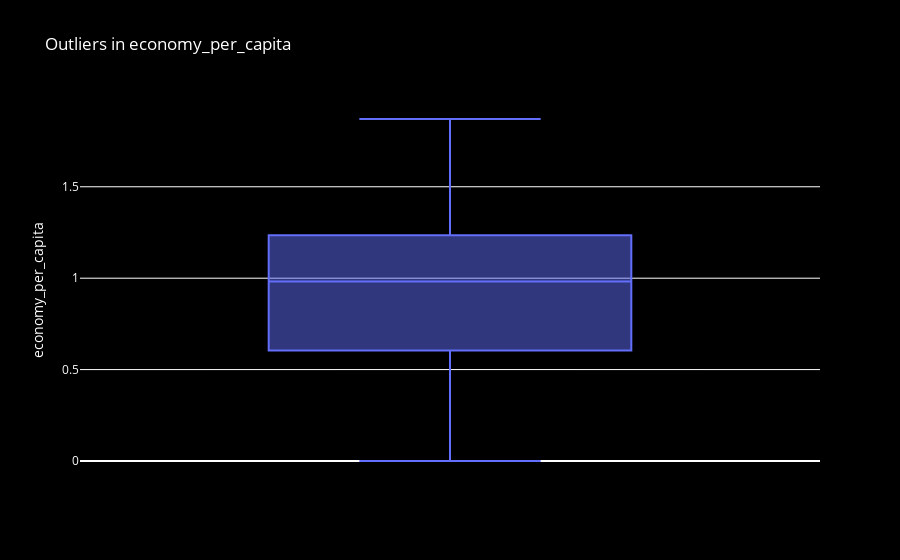
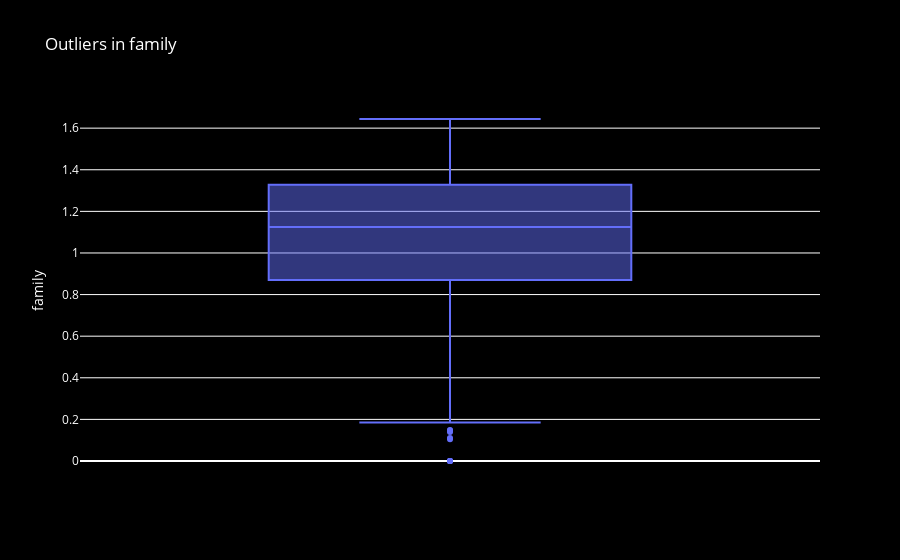
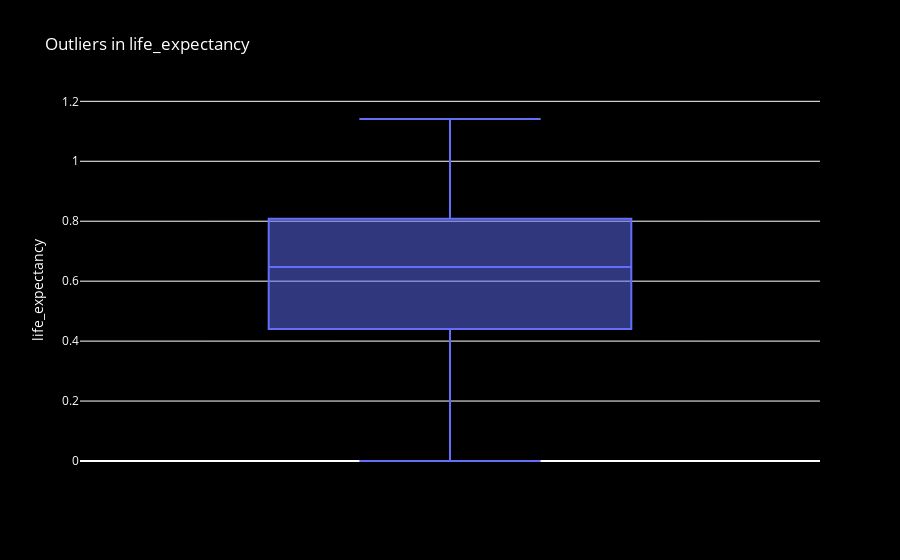
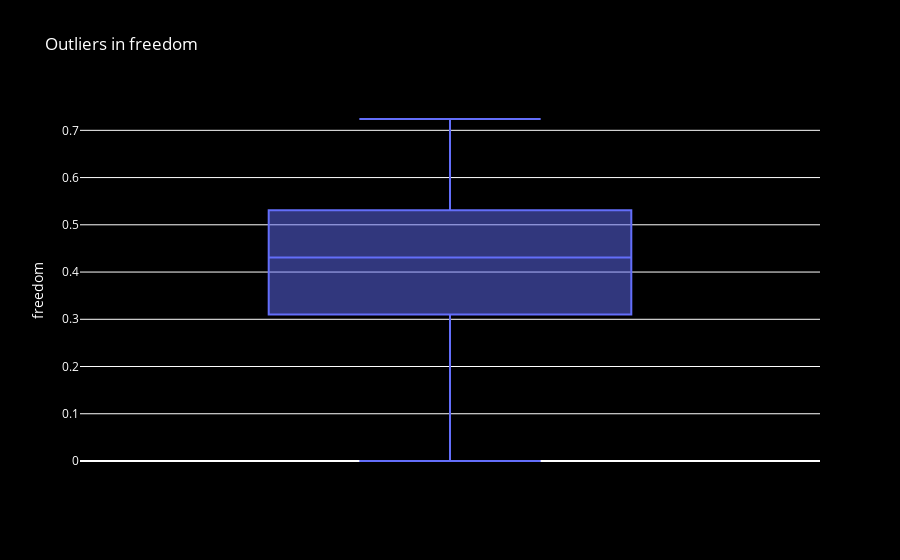

The notebook cell these images were saved under, in order:
### Code cell
for feature in features_columns:
    fig = px.box(dataframe_filtered, y=feature, title=f'Outliers in {feature}')
    fig.update_layout(
        paper_bgcolor='black',
        plot_bgcolor='black',
        font=dict(color='white')
    )
    fig.show()

### Figure 1 — Plotly figure (JSON) as saved in the notebook; plotly's stock layout.template omitted (floating-point values rounded to 4 significant figures; data arrays with more than 128 entries replaced by an {"elided": "..."} marker saying what was removed)
{"data": [{"alignmentgroup": "True", "hovertemplate": "economy_per_capita=%{y}<extra></extra>", "legendgroup": "", "marker": {"color": "#636efa"}, "name": "", "notched": false, "offsetgroup": "", "orientation": "v", "showlegend": false, "type": "box", "x0": " ", "xaxis": "x", "y": {"elided": "781 float values"}, "y0": " ", "yaxis": "y"}], "layout": {"boxmode": "group", "font": {"color": "white"}, "legend": {"tracegroupgap": 0}, "paper_bgcolor": "black", "plot_bgcolor": "black", "title": {"text": "Outliers in economy_per_capita"}, "xaxis": {"anchor": "y", "domain": [0, 1]}, "yaxis": {"anchor": "x", "domain": [0, 1], "title": {"text": "economy_per_capita"}}}}

### Figure 2 — Plotly figure (JSON) as saved in the notebook; plotly's stock layout.template omitted (floating-point values rounded to 4 significant figures; data arrays with more than 128 entries replaced by an {"elided": "..."} marker saying what was removed)
{"data": [{"alignmentgroup": "True", "hovertemplate": "family=%{y}<extra></extra>", "legendgroup": "", "marker": {"color": "#636efa"}, "name": "", "notched": false, "offsetgroup": "", "orientation": "v", "showlegend": false, "type": "box", "x0": " ", "xaxis": "x", "y": {"elided": "781 float values"}, "y0": " ", "yaxis": "y"}], "layout": {"boxmode": "group", "font": {"color": "white"}, "legend": {"tracegroupgap": 0}, "paper_bgcolor": "black", "plot_bgcolor": "black", "title": {"text": "Outliers in family"}, "xaxis": {"anchor": "y", "domain": [0, 1]}, "yaxis": {"anchor": "x", "domain": [0, 1], "title": {"text": "family"}}}}

### Figure 3 — Plotly figure (JSON) as saved in the notebook; plotly's stock layout.template omitted (floating-point values rounded to 4 significant figures; data arrays with more than 128 entries replaced by an {"elided": "..."} marker saying what was removed)
{"data": [{"alignmentgroup": "True", "hovertemplate": "life_expectancy=%{y}<extra></extra>", "legendgroup": "", "marker": {"color": "#636efa"}, "name": "", "notched": false, "offsetgroup": "", "orientation": "v", "showlegend": false, "type": "box", "x0": " ", "xaxis": "x", "y": {"elided": "781 float values"}, "y0": " ", "yaxis": "y"}], "layout": {"boxmode": "group", "font": {"color": "white"}, "legend": {"tracegroupgap": 0}, "paper_bgcolor": "black", "plot_bgcolor": "black", "title": {"text": "Outliers in life_expectancy"}, "xaxis": {"anchor": "y", "domain": [0, 1]}, "yaxis": {"anchor": "x", "domain": [0, 1], "title": {"text": "life_expectancy"}}}}

### Figure 4 — Plotly figure (JSON) as saved in the notebook; plotly's stock layout.template omitted (floating-point values rounded to 4 significant figures; data arrays with more than 128 entries replaced by an {"elided": "..."} marker saying what was removed)
{"data": [{"alignmentgroup": "True", "hovertemplate": "freedom=%{y}<extra></extra>", "legendgroup": "", "marker": {"color": "#636efa"}, "name": "", "notched": false, "offsetgroup": "", "orientation": "v", "showlegend": false, "type": "box", "x0": " ", "xaxis": "x", "y": {"elided": "781 float values"}, "y0": " ", "yaxis": "y"}], "layout": {"boxmode": "group", "font": {"color": "white"}, "legend": {"tracegroupgap": 0}, "paper_bgcolor": "black", "plot_bgcolor": "black", "title": {"text": "Outliers in freedom"}, "xaxis": {"anchor": "y", "domain": [0, 1]}, "yaxis": {"anchor": "x", "domain": [0, 1], "title": {"text": "freedom"}}}}
